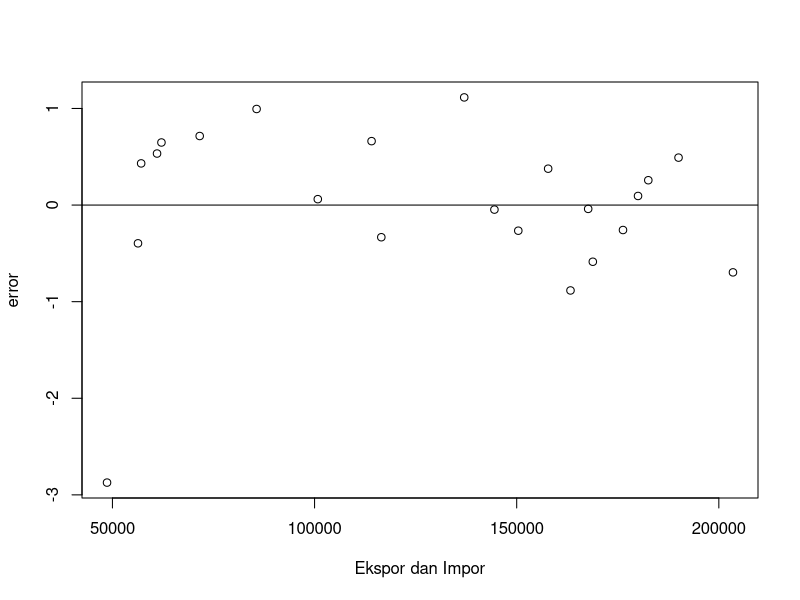
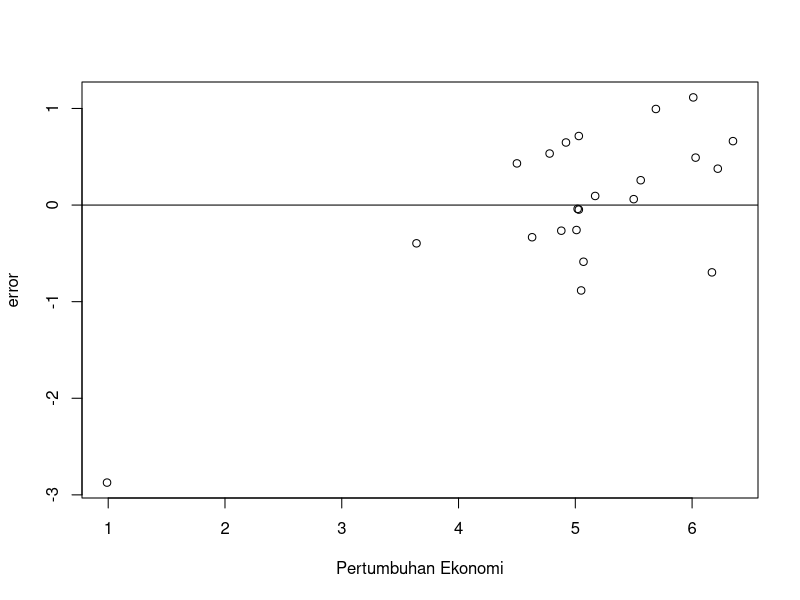

Source code (R) for these figures, in order:
## ---- chunk 1
#| warning: false
#| echo: true
library(tidyverse)
library(readxl)
## ---- chunk 2
#| warning: false
library(readxl) 
library(tidyverse) 
library(kableExtra) 
dat<- read_excel("The Data.xlsx")
kbl(dat) %>%
  kable_styling(bootstrap_options = c("striped", "hover", "condensed", "responsive"))
## ---- chunk 3
library(readxl)
dat<-read_excel('The Data.xlsx')
library(readxl)
reg1<-lm(y~x+s, data=dat)
dat$m<-resid(reg1)
plot(dat$x,dat$m,xlab="Ekspor dan Impor",ylab="error")
abline(h=0) #membuat garis horizontal di y=0
## ---- chunk 4
library(readxl)
dat$m<-resid(reg1)
plot(dat$y,dat$m,xlab="Pertumbuhan Ekonomi",ylab="error")
abline(h=0)
## ---- chunk 5
dat<-read_excel('The Data.xlsx')
library(readxl)
reg1<-lm(y~x+s, data=dat)
summary(reg1)
